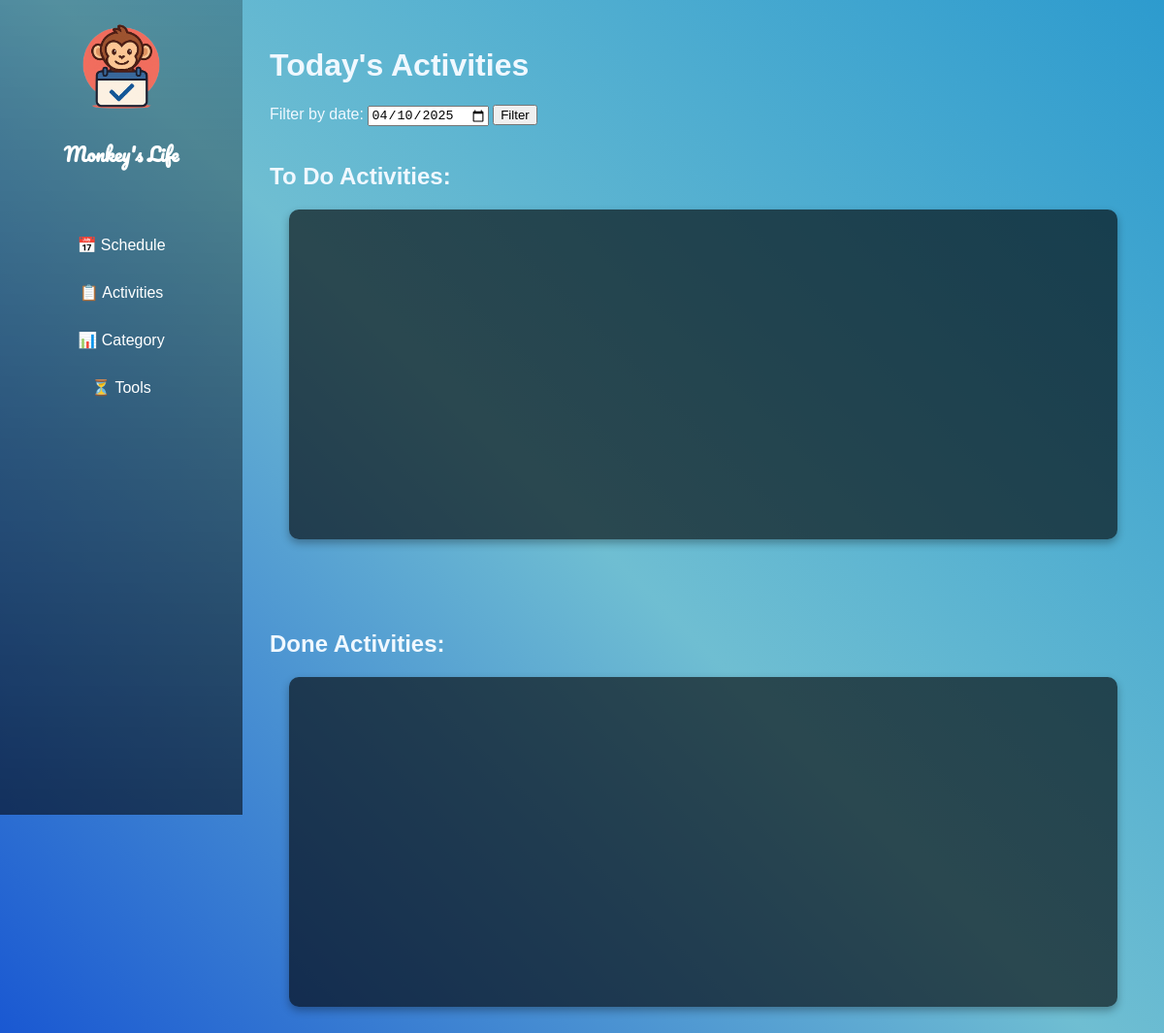
Before: / with the older database file.
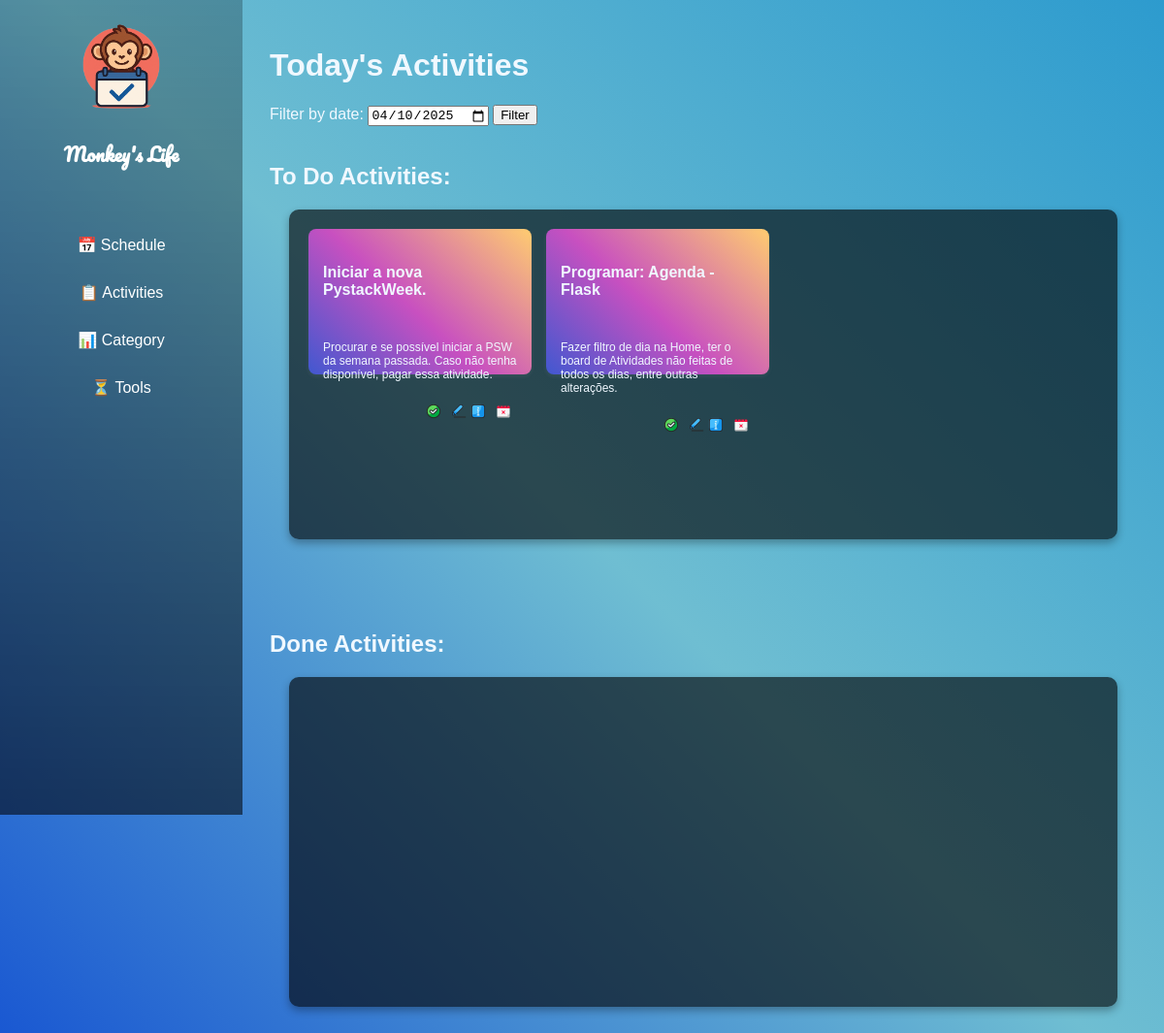
After: the same page with the newer database file.
### schedule/blueprints/activities/models.py (models this page shows, shortened)
class Activity(db.Model):
    __tablename__ = 'activities'
    id = db.Column(db.Integer, primary_key=True)
    name = db.Column(db.String(80), nullable=False)
    description = db.Column(db.String(200))
    date = db.Column(db.Date)
    start_time = db.Column(db.Time)
    end_time = db.Column(db.Time)
    category = db.Column(db.Integer, db.ForeignKey('categories.id'))
    done = db.Column(db.Boolean, default=False)

### schedule/blueprints/home/routes.py (the view)
@home.route('/')
def index():
    date_str = request.args.get('date')
    if date_str:
        selected_date = datetime.strptime(date_str, '%Y-%m-%d').date()
    else:
        selected_date = datetime.today().date()
    today_activities = db.session.query(Activity).filter(Activity.date == selected_date).all()
    return render_template('home/index.html', activities=today_activities, selected_date=selected_date)

### schedule/blueprints/home/templates/home/index.html (shortened to what this page needs)
{% extends "base.html" %}
{% block content %}
    <div class="content">
        <h1>Today's Activities</h1>
        <form method="get" action="{{ url_for('home.index') }}" class="date-filter-form">
            <label for="date">Filter by date:</label>
            <input type="date" id="date" name="date" value="{{ selected_date }}">
            <button type="submit">Filter</button>
        </form><br>
        <h2>To Do Activities:</h2>
        <div class="activities_board">
            {% for activity in activities %}
                {% if not activity.done %}
                    <div class="activity_card">
                        <div class="activity_card_header">
                                <h4>{{ activity.name }}</h4>
                        </div>
                        <div class="activity_card_body">
                            <p>{{ activity.description }}</p>
                        </div>
                        <div class="activity_card_footer">
                            <form action=" {{ url_for('activity.done_activity', id=activity.id) }}" method="POST">
                                <button class="btn-icon" type='submit'>
                                    <img class='icon' src="/img/check.png" alt="Done" title="Mark as DONE.">
                                </button>
                            </form>
                            <a href="{{ url_for('activity.edit_activity', id=activity.id) }}" class="btn-icon">
                                <img class='icon' src="/img/edit.png" alt="Edit" title="Edit Activity.">
                            </a>
                            <a href="{{ url_for('activity.activity_info', id=activity.id) }}" class="btn-icon">
                                <img class='icon' src="/img/info.png" alt="Info" title="Activity Info.">
                            </a>
                            <form action=" {{ url_for('activity.delete_activity', id=activity.id) }}" method="POST">
                                <button type="submit" class="btn-icon">
                                    <img class='icon' src="/img/delete.png" alt="Delete" title="Delete Activity.">
                                </button>
                            </form>
                        </div>
                    </div>
                {% endif %}
            {% endfor %}
        </div>
        <br><br><br>
        <h2>Done Activities:</h2>
        <div class="activities_board">
        </div>
    </div>
{% endblock %}

Changed rows visible on the page:
now on this page (row edited): Activity: name "Iniciar a nova PystackWeek.", description "Procurar e se possível iniciar a PSW da semana passada. Caso não tenha disponível, pagar essa atividade.", done False (drawn)
added Activity: name "Programar: Agenda - Flask", description "Fazer filtro de dia na Home, ter o board de Atividades não feitas de todos os dias, entre outras alterações.", done False (drawn)
